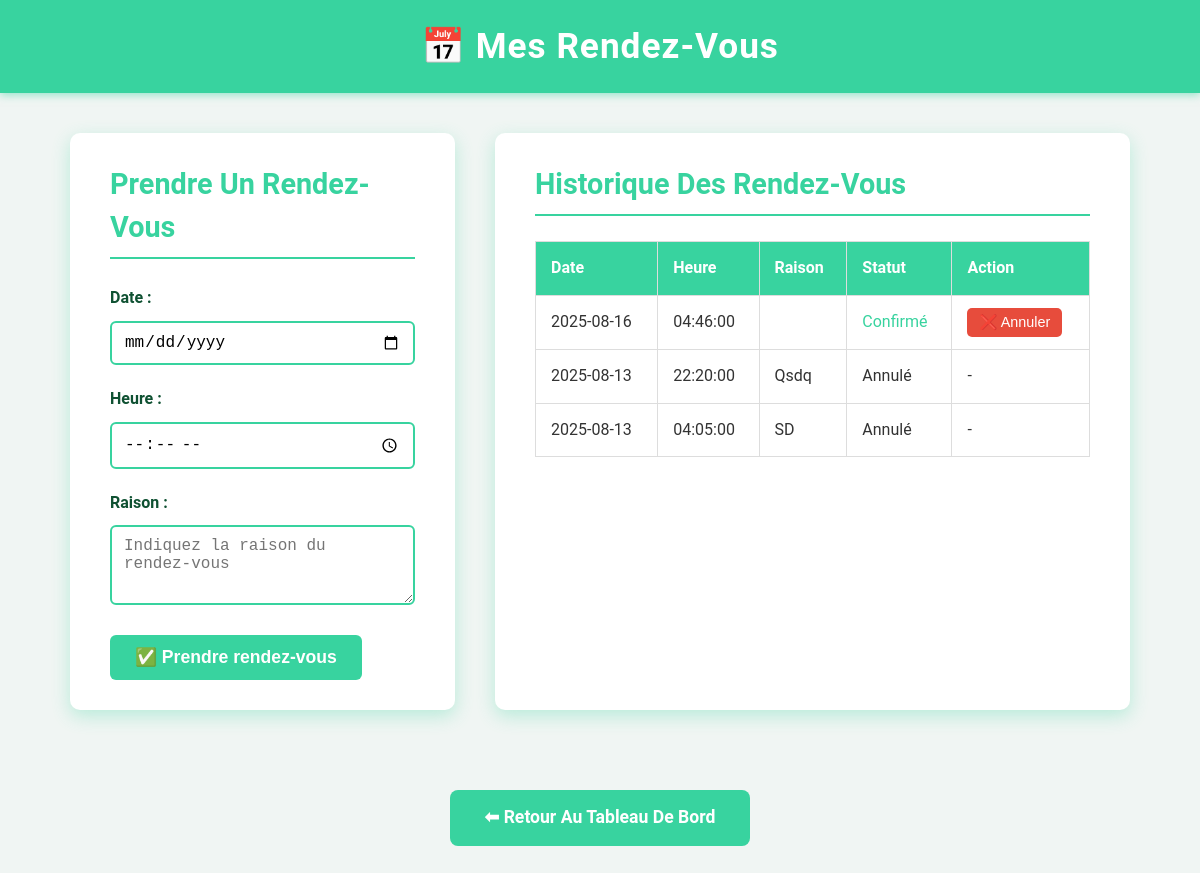
The page /appointments.php (signed in) on the database its author committed.
### tables this page shows
CREATE TABLE `appointments` (
  `id` int(11) NOT NULL,
  `user_id` int(11) NOT NULL,
  `appointment_date` date NOT NULL,
  `appointment_time` time NOT NULL,
  `reason` text DEFAULT NULL,
  `status` enum('Pending','Confirmed','Completed','Cancelled') NOT NULL,
  `created_at` timestamp NOT NULL DEFAULT current_timestamp()
);

### appointments.php (the view, shortened to what this page needs)
<?php
require_once "db.php";
$user_id = $_SESSION['user_id'];
$stmt = $conn->prepare("SELECT * FROM appointments WHERE user_id=? ORDER BY appointment_date DESC, appointment_time DESC");
$stmt->bind_param("i", $user_id);
$stmt->execute();
$result = $stmt->get_result();
$status_fr = [
    "Pending"   => "En attente",
    "Confirmed" => "Confirmé",
    "Cancelled" => "Annulé",
    "Completed" => "Terminé",
    "Upcoming"  => "À venir"
];
$status_class = [
    "Pending"   => "text-warning",
    "Confirmed" => "text-info",
    "Cancelled" => "text-danger",
    "Completed" => "text-primary",
    "Upcoming"  => "text-success"
];
?>
<!DOCTYPE html>
<html lang="fr">
<head>
    <link rel="stylesheet" href="css/style.css">
    <link rel="stylesheet" href="css/custom.css">
</head>
<body class="dashboard-body">
<header class="dashboard-header">
    <div class="header-content">
        <h1>📅 Mes rendez-vous</h1>
    </div>
</header>
<main class="dashboard-main">
    <div class="form-container">
        <h2>Prendre un rendez-vous</h2>
        <form method="post" class="dashboard-form">
            <label for="appointment_date">Date :</label>
            <input type="date" id="appointment_date" name="appointment_date" required>
            <label for="appointment_time">Heure :</label>
            <input type="time" id="appointment_time" name="appointment_time" required>
            <label for="reason">Raison :</label>
            <textarea id="reason" name="reason" placeholder="Indiquez la raison du rendez-vous"></textarea>
            <button type="submit" name="create_appointment" class="btn-primary">✅ Prendre rendez-vous</button>
        </form>
    </div>
    <div class="table-container">
        <h2>Historique des rendez-vous</h2>
        <table class="dashboard-table">
            <thead>
                <tr>
                    <th>Date</th>
                    <th>Heure</th>
                    <th>Raison</th>
                    <th>Statut</th>
                    <th>Action</th>
                </tr>
            </thead>
            <tbody>
                <?php while ($row = $result->fetch_assoc()):
                    $status_text = $status_fr[$row['status']] ?? $row['status'];
                    $class = $status_class[$row['status']] ?? '';
                ?>
                    <tr>
                        <td><?= htmlspecialchars($row['appointment_date']) ?></td>
                        <td><?= htmlspecialchars($row['appointment_time']) ?></td>
                        <td><?= htmlspecialchars($row['reason']) ?></td>
                        <td class="<?= $class ?>"><?= $status_text ?></td>
                        <td>
                            <?php if ($row['status'] == 'Pending' || $row['status'] == 'Confirmed'): ?>
                                <form method="post" style="display:inline;">
                                    <button type="submit" name="cancel_appointment" class="btn-small btn-danger">❌ Annuler</button>
                                </form>
                            <?php else: ?>
                                -
                            <?php endif; ?>
                        </td>
                    </tr>
                <?php endwhile; ?>
            </tbody>
        </table>
    </div>
    <div class="back-btn-container">
        <a href="dashboard.php" class="btn-primary">⬅ Retour au tableau de bord</a>
    </div>
</main>
</body>
</html>

### css/style.css (style rules this page uses)
* { margin: 0; padding: 0; }
a { text-decoration: none; -webkit-transition: all 0.5s ease-in-out 0s; -o-transition: all 0.5s ease-in-out 0s; transition: all 0.5s ease-in-out 0s; }

### css/custom.css (style rules this page uses)
body, html { line-height: 1.8; font-family: "Roboto", sans-serif; color: #555e58; text-transform: capitalize; text-rendering: optimizeLegibility !important; -webkit-font-smoothing: antialiased !important; font-weight: 400; margin: 0px; padding: 0px; }
h1, h2, h3, h4, h5, h6, .h1, .h2, .h3, .h4 { font-weight: 400; line-height: 1.5em; }
a { color: #333; font-weight: 400; }
button { cursor: pointer; }
a, a:hover, a:focus { color: #333; text-decoration: none; transition: all 0.3s; }
.text-info { color: #38d39f !important; }
body.dashboard-body { font-family: 'Roboto', sans-serif; background-color: #f0f5f3; color: #333; margin: 0; padding: 0; }
.dashboard-header { background-color: #38d39f; padding: 20px 0; text-align: center; color: white; box-shadow: 0 2px 8px rgba(56, 211, 159, 0.5); }
.dashboard-header h1 { margin: 0; font-weight: 700; font-size: 2.2rem; letter-spacing: 1px; }
.dashboard-main { max-width: 1100px; margin: 40px auto; padding: 0 20px; display: flex; flex-wrap: wrap; gap: 40px; justify-content: center; }
.form-container { background: white; border-radius: 10px; padding: 30px 40px; box-shadow: 0 6px 18px rgba(56, 211, 159, 0.3); flex: 1 1 350px; min-width: 320px; max-width: 450px; }
.form-container h2 { color: #38d39f; font-weight: 700; margin-bottom: 25px; font-size: 1.8rem; border-bottom: 2px solid #38d39f; padding-bottom: 8px; }
.dashboard-form label { display: block; margin-bottom: 8px; font-weight: 600; color: #0f5132; }
.dashboard-form input[type="date"], .dashboard-form input[type="time"], .dashboard-form textarea { width: 100%; padding: 10px 12px; margin-bottom: 20px; border: 2px solid #38d39f; border-radius: 6px; font-size: 1rem; resize: vertical; transition: border-color 0.3s ease; }
.dashboard-form textarea { min-height: 80px; }
.btn-primary { background-color: #38d39f; border: none; color: white; padding: 12px 25px; font-size: 1.1rem; font-weight: 700; border-radius: 6px; cursor: pointer; transition: background-color 0.3s ease; display: inline-block; }
.table-container { flex: 1 1 600px; max-width: 650px; background: white; border-radius: 10px; padding: 30px 40px; box-shadow: 0 6px 18px rgba(56, 211, 159, 0.3); overflow-x: auto; }
.table-container h2 { color: #38d39f; font-weight: 700; margin-bottom: 25px; font-size: 1.8rem; border-bottom: 2px solid #38d39f; padding-bottom: 8px; }
.dashboard-table { width: 100%; border-collapse: collapse; font-size: 1rem; }
.dashboard-table thead { background-color: #38d39f; color: white; }
.dashboard-table th, .dashboard-table td { padding: 12px 15px; border: 1px solid #ddd; text-align: left; }
.btn-small { font-size: 0.9rem; padding: 6px 12px; border-radius: 5px; border: none; cursor: pointer; transition: background-color 0.3s ease; }
.btn-danger { background-color: #e74c3c; color: white; }
.back-btn-container { margin: 40px auto 80px; text-align: center; }
.back-btn-container .btn-primary { padding: 12px 35px; font-size: 1.1rem; border-radius: 8px; }

### rows shown on the page
appointments: appointment_date "2025-08-16", appointment_time "04:46:00", status "Confirmé"
appointments: appointment_date "2025-08-13", appointment_time "22:20:00", reason "Qsdq", status "Annulé"
appointments: appointment_date "2025-08-13", appointment_time "04:05:00", reason "SD", status "Annulé"
